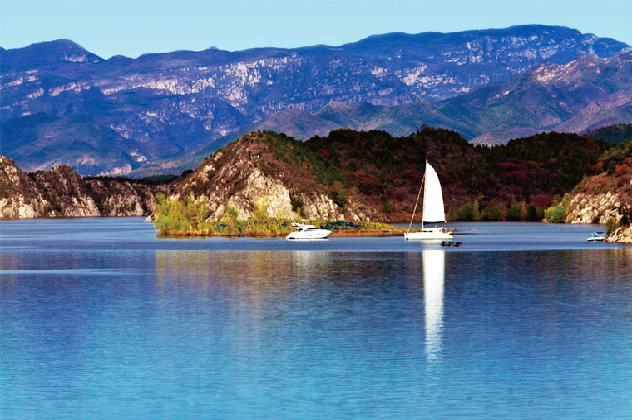
#> input picture pic.jpg, 632 x 420 px, found by its file name
$ python '单嘉玉_灰度图片.py'
#> lines starting #> are read from the running program, lines starting #| are printed output that depends on the picture
from PIL import Image
from numpy import *
work_dir = "C:/Users/DELL/Desktop/程序/Python/尝试程序/shiyan/"

image = array (Image.open(work_dir + "pic.jpg").convert('L'))
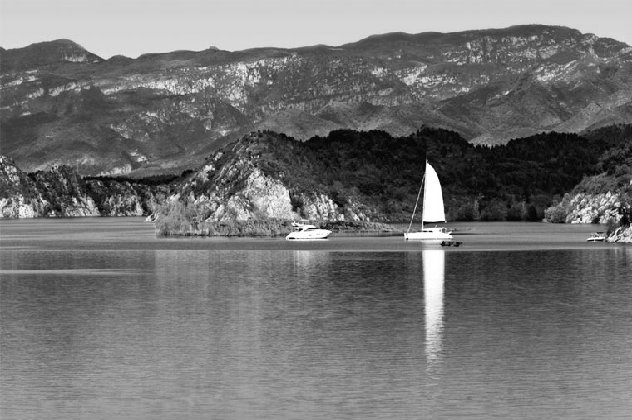
#> image: shape (420, 632); min 0, max 255, mean 114.6

for i in range (0 , 5 , 1):
    image2 = image + i
    out_image2 = Image.fromarray(image2)
    out_image3 = out_image2.resize((700,500))
    out_image3.save(work_dir+"pic"+(str(i))+".jpg")
#> this loop made 5 passes
#> pass 1, `out_image3 = out_image2.resize((700,500))`:
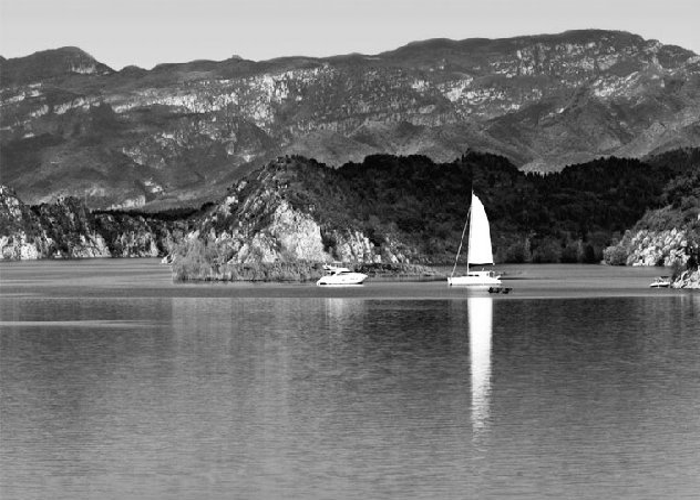
#> out_image3: PIL image 700x500 L; min 0, max 255, mean 114.6
